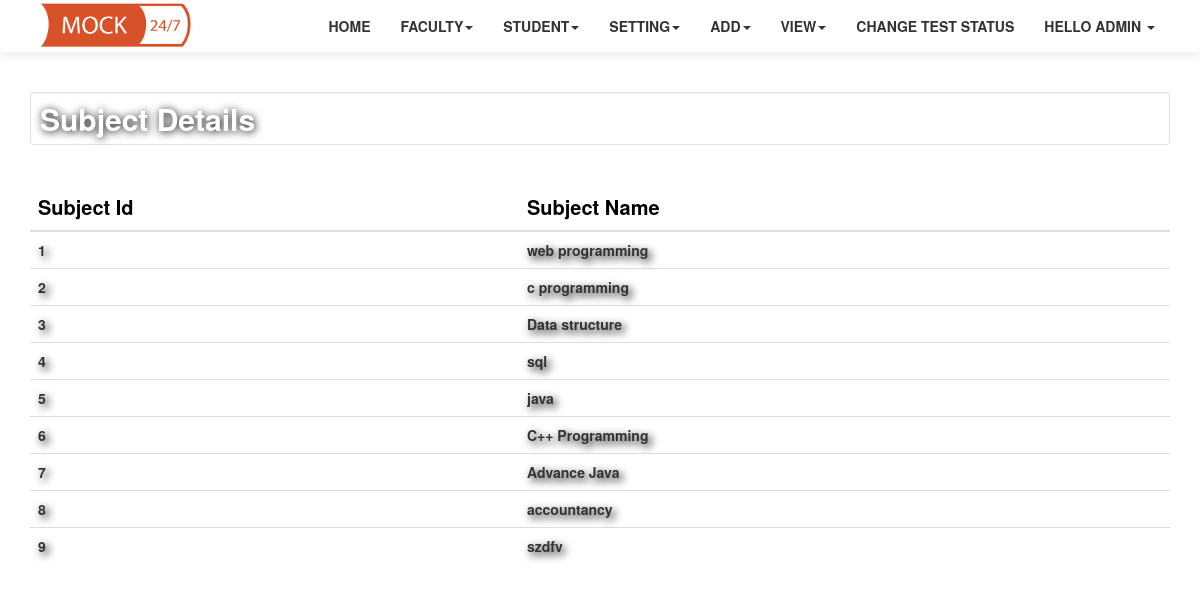
The page /faculty/viewsubject.php (signed in) on the database its author committed.
### tables this page shows
CREATE TABLE `subject_list` (
  `sub_id` int(5) NOT NULL,
  `sub_name` varchar(50) NOT NULL
);

### config.php (called while the page is built, shortened)
<?php
$username=$_SESSION['login_user'];
 ?>

### faculty/viewsubject.php (the view, shortened to what this page needs)
<!DOCTYPE html>
<html>
<head>
</head>
<body>
	<header class="header">
		<?php
			include 'navbar.php';
		?>
		<div class="container">
			<h2 class="well well-sm" style="background-color:transparent; animation-duration: 3s;text-shadow:1px 1px 8px black; color: white"><b>Subject Details</b></h2><br>
			<div class="table-responsive w3-animate-zoom">
				<table class="table table-striped" style=" font-weight: bold;text-shadow: 2px 2px 4px white">
					<thead>
						<tr>
							<th style="color: black; font-size: 20px"><b>Subject Id</b></th>
							<th  style="color:black ;font-size: 20px"><b>Subject Name</b></th>
						</tr>
					</thead>
					<tbody style="background-color: transparent;">
						<?php
							$servername ="localhost";
							$username= "root";
							$password= "password";
							$dbname = "mocktest";
							$conn = mysqli_connect($servername, $username, $password,$dbname );
							$sql="select * from subject_list order by sub_id";
							$result=mysqli_query($conn, $sql);
							if ($result-> num_rows >0) {
								while ($row= $result-> fetch_assoc()) {
									echo "<tr style='background-color:transparent; text-shadow:3px 3px 8px black'><td>".$row["sub_id"]."</td><td>".$row["sub_name"]."</td></tr>";
								}
								echo "</table>";
							}
							else{
								echo "0 result";
							}
						?>
			</div>
		</div>
	</header>
</body>
</html>

### faculty/navbar.php (shortened to what this page needs)
<!DOCTYPE html>
<html>
<head>
	<link rel="stylesheet" type="text/css" href="../css/bootstrap.min.css">
	<link rel="stylesheet" type="text/css" href="../css/font-awesome.css">
	<link rel="stylesheet" type="text/css" href="../style.css">
</head>
<body>
	<?php
		include '../config.php';
	?>
	<nav class="navbar navbar-style">
			<div class="container">
				<div class="navbar-header">
					<a href=""><img class="logo" src="../img/logo.png"></a>
				</div>
				<div class="collapse navbar-collapse" id="micon">
				<ul class="nav navbar-nav navbar-right">
						<li><a href="index.php"><b>Home</b></a></li>
						<li class="dropdown">
				        <a class="dropdown-toggle" data-toggle="dropdown" href="#"><b>Faculty</b><span class="caret"></span></a>
				        </li>
						<li class="dropdown">
				        	<a class="dropdown-toggle" data-toggle="dropdown" href="#" ><b>Student</b><span class="caret"></span></a>
				        </li>
						<li class="dropdown">
				        	<a class="dropdown-toggle" data-toggle="dropdown" href="#" ><b>Setting</b><span class="caret"></span></a>
				        </li>
				        <li class="dropdown">
				        	<a class="dropdown-toggle" data-toggle="dropdown" href="#" ><b>Add</b><span class="caret"></span></a>
				        </li>
				         <li class="dropdown">
				        	<a class="dropdown-toggle" data-toggle="dropdown" href="#" ><b>View</b><span class="caret"></span></a>
				        </li>
				        <li><a href="viewteststatus.php"><b>Change test status</b></a></li>
						<li class="dropdown">
				          <a class="dropdown-toggle" data-toggle="dropdown" href="#" ><b>Hello <?php echo $username; ?>
				          </b><span class="caret"></span></a>
				        </li>
				</ul>
				</div>
			</div>
		</nav>
</body>
</html>

### style.css (style rules this page uses)
* { margin:0; padding:0; }
body,html { width: 100%; height: 100%; }
.header { height: 100vh; }
.navbar-style { box-shadow: 0 5px 10px #efefef; text-transform: uppercase; }
.logo { height: 48px; padding: 2px 10px; }
li a { color: #333; }

### rows shown on the page
subject_list: sub_id "1", sub_name "web programming"
subject_list: sub_id "2", sub_name "c programming"
subject_list: sub_id "3", sub_name "Data structure"
subject_list: sub_id "4", sub_name "sql"
subject_list: sub_id "5", sub_name "java"
subject_list: sub_id "6", sub_name "C++ Programming"
subject_list: sub_id "7", sub_name "Advance Java"
subject_list: sub_id "8", sub_name "accountancy"
subject_list: sub_id "9", sub_name "szdfv"

### other values the page prints
$username "ADMIN"
